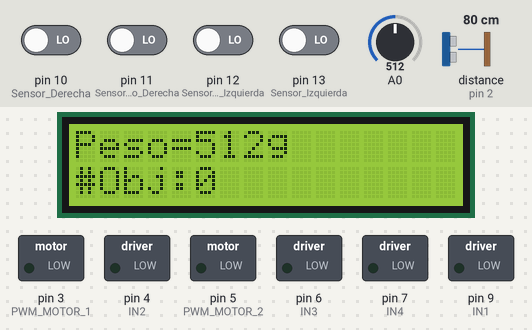
Bench run of a sketch on a simulated Arduino Uno, built with avr-gcc and run on an emulated ATmega328P. Shown: 16×2 character LCD, switched loads named in the sketch (green lamp = pin HIGH). Wiring (inferred from the names in the program): ultrasonic range finder: trigger pin 8; echo pin 2. The inputs (shaded band) are chosen by the test bench; at power-on: pin 10 (Sensor_Derecha), pin 11 (Sensor_Centro_Derecha), pin 12 (Sensor_Centro_Izquierda), pin 13 (Sensor_Izquierda) LOW, A0 = 512, distance to the obstacle (sensor on pin 2) 80 cm. The echo pulse lasts 58.3 µs per cm; pins used as bus, display or sensor lines are not drawn; what the sketch prints to the serial monitor is not drawn.

Above: at 1.4 s.
1.5 s: A0 set to 111
At 2.3 s:
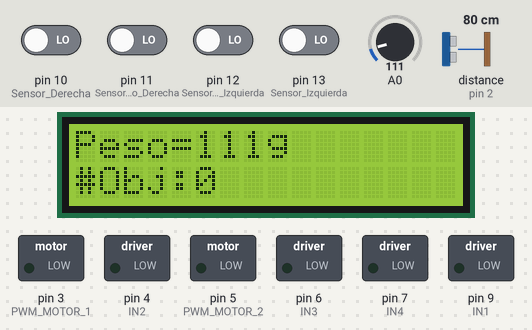
3.0 s: A0 set to 89
At 4.0 s:
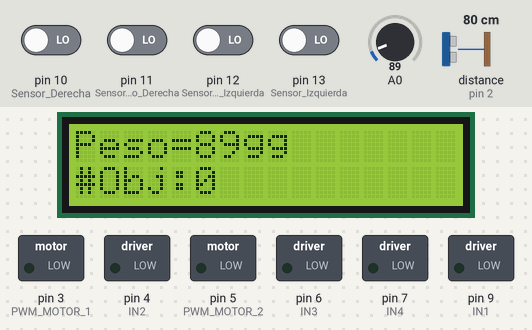
4.5 s: distance to the obstacle (sensor on pin 2) set to 18 cm
6.0 s: distance to the obstacle (sensor on pin 2) set to 14 cm
At 6.35 s:
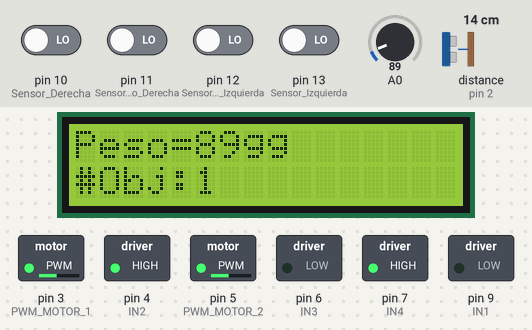
8.6 s: A0 set to 11
At 11.57 s:
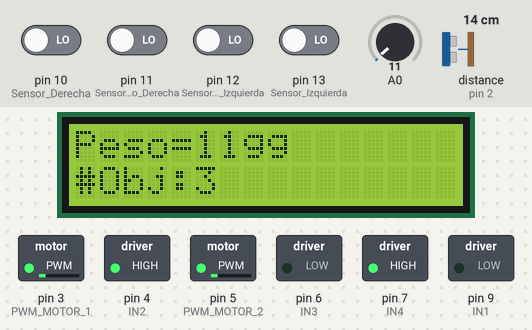
11.6 s: A0 set to 8
At 12.71 s:
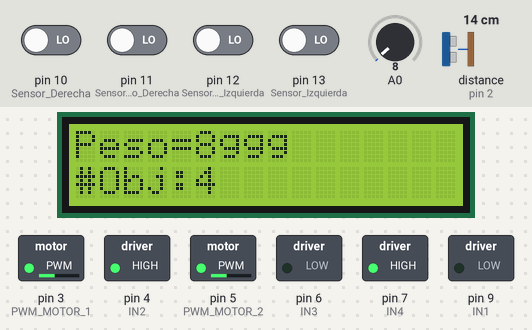
Timing chart, 0 to 15.6 s (numbered marks = the images above; inputs shaded):
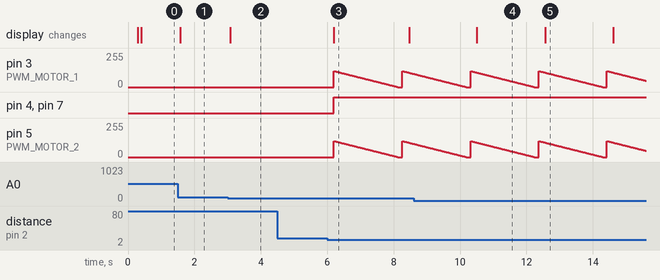

The sketch:

Prueba_2_Compactada.ino
```cpp
#include <LiquidCrystal_I2C.h>
#include <Wire.h>

//Crear el objeto lcd  dirección  0x3F y 16 columnas x 2 filas
LiquidCrystal_I2C lcd(0x20,16,2);  //
void SEGUIDOR();
int cont,fuerza;
volatile long time,time2;
volatile bool State = false;
long distance;
bool s1,s2,s3,s4;//Variables de los sensores
unsigned long start_time2;
float peso;
void setup() {
  pinMode(9,OUTPUT);//IN1
  pinMode(3,OUTPUT);//PWM MOTOR 1
  pinMode(4,OUTPUT);//IN2
  pinMode(5,OUTPUT);//PWM MOTOR 2
  pinMode(6,OUTPUT);//IN3
  pinMode(7,OUTPUT);//IN4
  pinMode(2, INPUT);//ECHO-INTERRUPCIÓN
  pinMode(8, OUTPUT);//TRIG
  pinMode(10,INPUT);//Sensor Derecha
  pinMode(11,INPUT);//Sensor Centro Derecha
  pinMode(12,INPUT);//Sensor Centro Izquierda
  pinMode(13,INPUT);//Sensor Izquierda
  Serial.begin(9600);
  attachInterrupt(digitalPinToInterrupt(2), echoISR, CHANGE);
  lcd.init();// Inicializar el LCD
  lcd.backlight();//Encender la luz de fondo.
  lcd.setCursor(0,0);
  lcd.print("Proyecto ");// Escribimos el Mensaje en el LCD.
  lcd.setCursor(0,1);
  lcd.print("S Embebidos");
  delay(200);
  lcd.clear();
}

void loop() {
  if (State) {

    distance = time / 58.2; // Convertir a distancia en cm
    //Envio de información al monitor serie de la distancia
    Serial.print("Distancia: ");
    Serial.print(distance);
    Serial.println("cm");
    if (distance<=15) { // Distancia limite para evasión de obstáculos
      cont++;//Conteo de obstaculos.
      fuerza=SENSOR_MF01(0);//Función de lectura de sensor de peso.
      mensage(cont,fuerza);//Función para mostras el conteo de objetos y la fuerza.
      SPEED_MOTOR();//Función para reducir la velocidad del motor.
      if(distance<=8)
      {
      delay(2000);//Pausa para ajuste de giro a 90º
      MOTORES (191,0,0,191,1,0);
      delay(700);//Pausa para ir adelante
      MOTORES (226,0,1,226,0,1);
      delay(700);
      MOTORES (191,0,1,191,0,0);
      }

  	Serial.println(peso);
    }
    else {
      s1=digitalRead(10);//Derecha
	  s2=digitalRead(11);//Centro Derecha
	  s3=digitalRead(12);//Centro Izquierda
	  s4=digitalRead(13);//Izquierda
      //Impresión de Estados de los Sensores
		Serial.println(s1);
		Serial.println(s2);
		Serial.println(s3);
		Serial.println(s4);
		Serial.println("____");
        SEGUIDOR(s1,s2,s3,s4);//Función que controla los motores con los estados.      peso=SENSOR_MF01();//Calculo de peso con la ecuación m=f/a y a=9.8 m/s^2
		fuerza=SENSOR_MF01(0);//Función de lectura de sensor de peso.
        mensage(cont,fuerza);//Función para mostras el conteo de objetos y la fuerza.
    }
    State = false;
  }

  triggerMeasurement();
  delay(100); // Esperar un poco antes de la siguiente medición
}
//Genera el pulso que desencadena la medida del sensor.
void triggerMeasurement() {
  digitalWrite(8, LOW);
  delayMicroseconds(2);
  digitalWrite(8, HIGH);
  delayMicroseconds(10);
  digitalWrite(8, LOW);
}
/*La función de la interrupción que calcula el tiempo que dura el
pulso de la onda en ir y volver al obstaculo*/
void echoISR() {
  static unsigned long startTime;
  if (digitalRead(2) == HIGH) {//Cuando el pin ECHO es HIGH calcula tiempo
    startTime = micros();
  } else {
    time = micros() - startTime;
    State = true;
  }
}
//Funciones de Control de Motores
//Los parametros son los terminales del motor y la velocidad
void MOTORES (int PWM_M1,bool IN1,bool IN2,int PWM_M2,bool IN3,bool IN4)
{
digitalWrite(9,IN1);
digitalWrite(4,IN2);
analogWrite(3,PWM_M1);
digitalWrite(6,IN3);
digitalWrite(7,IN4);
analogWrite(5,PWM_M2);
}

//Función de reducción de velocidad de motores 1 y 2
void SPEED_MOTOR()
{
 int s;
 for (s=120;s>=0;s--)
 {
 MOTORES(s,0,1,s,0,1);
 delay(16);
 }
}

/*Función de control de seguidor de linea negra con 4 sensores*/
void SEGUIDOR(bool st1,bool st2,bool st3,bool st4)
{

if((st1==0)&&(st2==1)&&(st3==1)&&(st4==0))//Los sensores del medio detectan el color negro.
{
 delay(400);
 //Robot en Linea Recta
 MOTORES (120,1,0,120,1,0);
}
    else
    {
     	if((st1==0)&&(st2==1)&&(st3==0)&&(st4==0))//Curva a la derecha-Sensor Central Derecho Detecta Unicamente
        {
         //Corrección de Giro a la Derecha
         MOTORES (191,0,0,191,1,0);
         delay(400);
        }
      	else
        {
       		if((st1==0)&&(st2==0)&&(st3==1)&&(st4==0))//Curva a la izquierda-Sensor Central Izquierdo Detecta Unicamente
            {
            //Corrección de Giro a la Izquierdo
             MOTORES (191,1,0,191,0,0);
             delay(400);
            }
          	else
            {
           		if((st1==1)&&(st2==1)&&(st3==1)&&(st4==1))//Todos los sensores detectan el color negro.
            	{
                MOTORES(0,0,0,0,0,0);
                }
              	else
                {
                //Variaciones errones que detectan los sensores.
                MOTORES(0,0,0,0,0,0);
                }
            }
         }
      }
}

//Espacio para el sensor de fuerza.
int SENSOR_MF01(int pin)
{
  int data;
  data=analogRead(pin);
  return data;
}

void mensage (int ct, int f)
{
lcd.setCursor(0,1);
lcd.print("#Obj:");
lcd.print(ct);
lcd.setCursor(0,0);
lcd.print("Peso=");
lcd.print(f);
lcd.print("g");
}
```

Measured:
- the behaviour switches between 100 and 99 on A0 (found by bisection; images 1 and 2)
- the behaviour switches between 17 and 16 cm on distance to the obstacle (sensor on pin 2) (found by bisection; images 2 and 3)
- the behaviour switches between 10 and 9 on A0 (found by bisection; images 4 and 5)
- after the input at 1.5 s, the display: changes after 0.07 s (image 1)
- after the input at 3.0 s, the display: changes after 0.08 s (image 2)
- after the input at 4.5 s, every drawn part: stays the same
- after the input at 6.0 s, pin 3 (PWM_MOTOR_1), pin 5 (PWM_MOTOR_2): ramps from 120/255 to 0/255 and jumps back, once every 2.1 s; pin 4 (IN2), pin 7 (IN4): LOW → HIGH after 0.20 s; the display: changes after 0.20 s (image 3)
- after the input at 8.6 s, the display: changes after 1.9 s (image 4)
- after the input at 11.6 s, the display: changes after 0.96 s (image 5)
